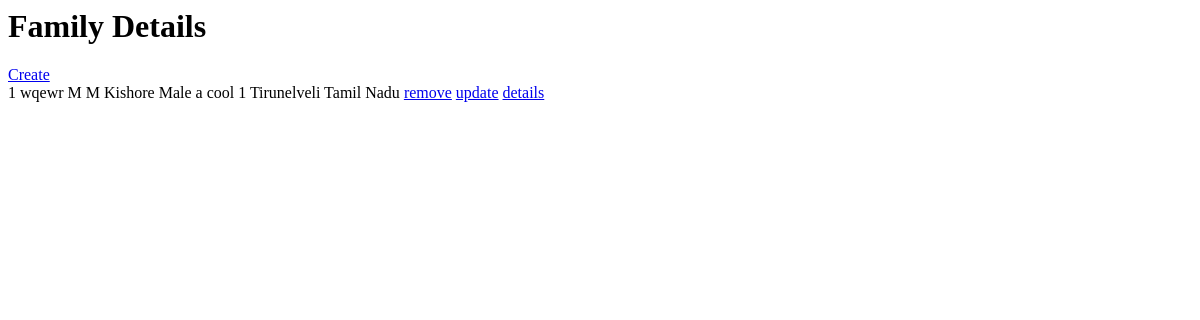
/familydetails/, run on an earlier commit of the app's database.
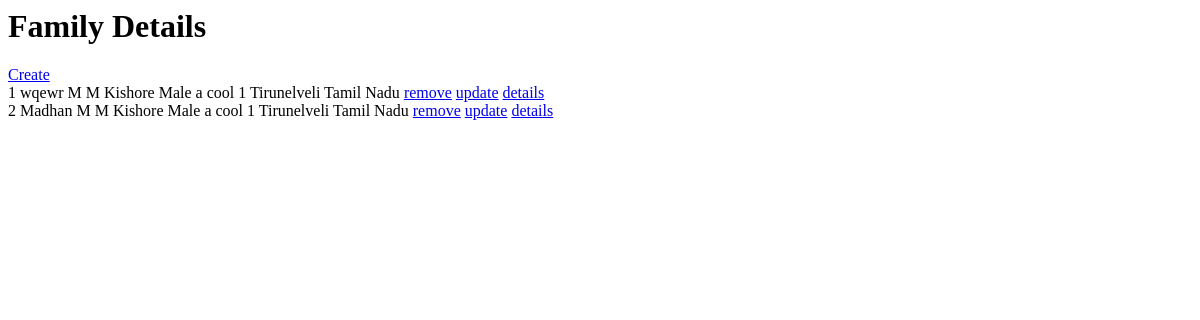
And on a later commit of the database.
### user/models.py (models this page shows)
class FamilyDetails(models.Model):
    full_name = models.CharField(max_length=100)
    phone = models.IntegerField()
    date_of_birth = models.DateField()
    email = models.EmailField(max_length=100)
    relation = models.CharField(
        max_length=100,
        choices=RELATION_CHOICES,
        default=RELATION_CHOICES[0][0],
    )
    address = models.CharField(max_length=255)
    education = models.CharField(max_length=100)
    occupation = models.CharField(max_length=100)
    remarks = models.CharField(max_length=255)
    is_primary = models.BooleanField(default=False)
    patient = models.ForeignKey("Patient", on_delete=models.PROTECT)
    def __str__(self):
        return f"{self.full_name} {self.patient}"

class Patient(models.Model):
    full_name = models.CharField(max_length=100)
    date_of_birth = models.DateField(default=datetime.date.today())
    address = models.CharField(max_length=255)
    landmark = models.CharField(max_length=255)
    phone = models.IntegerField()
    gender = models.CharField(
        max_length=100,
        choices=GENDER_CHOICES,
        default=GENDER_CHOICES[0][0],
    )
    emergency_phone_number = models.IntegerField()
    expired_time = models.DateTimeField(null=True, default=timezone.now())
    ward = models.ForeignKey("Ward", on_delete=models.PROTECT, null=True, blank=True)
    def __str__(self):
        return f"{self.full_name} {self.gender} {self.ward}"

class Ward(models.Model):
    name = models.CharField(max_length=100)
    number = models.IntegerField()
    lgs_body = models.ForeignKey("LgsBody", on_delete=models.PROTECT)
    def __str__(self):
        return f"{self.name} {self.lgs_body}"

class LgsBody(models.Model):
    name = models.CharField(max_length=100)
    kind = models.CharField(
        max_length=100, choices=LOCAL_BODY_CHOICES, default=LOCAL_BODY_CHOICES[0][0]
    )
    lgs_body_code = models.CharField(max_length=20, blank=True, null=True)
    district = models.ForeignKey("District", on_delete=models.PROTECT)
    def __str__(self):
        return f"{self.name} {self.kind} {self.district}"

class District(models.Model):
    name = models.CharField(max_length=255)
    state = models.ForeignKey("State", on_delete=models.PROTECT)
    def __str__(self):
        return f"{self.name} {self.state}"

class State(models.Model):
    name = models.CharField(max_length=255)
    def __str__(self):
        return self.name

### user/views.py (the view)
# urls.py: path("familydetails/", FamilyDetailsView.as_view()),
class FamilyDetailsView(ListView):
    queryset = FamilyDetails.objects.all()
    template_name = "familydetails.html"
    context_object_name = "familydetails"

### templates/familydetails.html (shortened to what this page needs)
<h1>Family Details</h1>
<a href="/familydetails-create/">Create</a><br />
{% for familydetail in familydetails%} {{forloop.counter}} {{familydetail}}
<a href="/familydetail-delete/{{familydetail.id}}">remove</a>
<a href="/familydetail-update/{{familydetail.id}}">update</a>
<a href="/familydetail-detail/{{familydetail.id}}">details</a><br />
{% endfor %}

What changed in the data, as far as the page shows it:
added FamilyDetails: full_name+patient "Madhan M M Kishore Male a cool 1 Tirunelveli Tamil Nadu"
